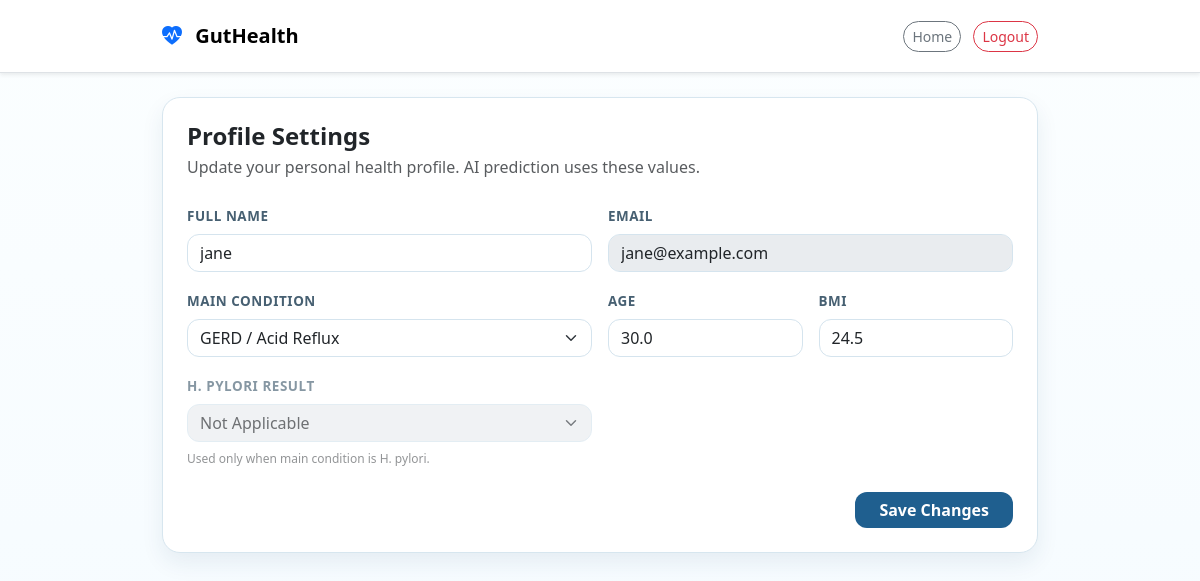
Screenshot of /profile (signed in) with the database file from the repository.
### tables this page shows
CREATE TABLE users (
            id INTEGER PRIMARY KEY AUTOINCREMENT,
            name TEXT NOT NULL,
            email TEXT UNIQUE NOT NULL,
            password TEXT NOT NULL,
            condition TEXT NOT NULL
        , is_admin INTEGER DEFAULT 0, is_active INTEGER DEFAULT 1, age REAL DEFAULT 30, bmi REAL DEFAULT 24.5, h_pylori_result TEXT DEFAULT 'Negative');

### app.py (the view, shortened to what this page needs)
@app.route("/profile", methods=["GET", "POST"])
def profile():
    if not is_logged_in():
        return redirect(url_for("login"))
    user_id = session["user_id"]
    with get_db() as conn:
        user = conn.execute(
            "SELECT name, email, condition, age, bmi, h_pylori_result FROM users WHERE id = ?",
            (user_id,)
        ).fetchone()
    if not user:
        flash("Profile not found.")
        return redirect(url_for("logout_page"))
    return render_template("profile.html", user=user)

### app.py (called while the page is built)
@contextmanager
def get_db():
    conn = sqlite3.connect(DB_PATH)
    conn.row_factory = sqlite3.Row
    try:
        yield conn
        conn.commit()
    except Exception as e:
        conn.rollback()
        logging.error(f"Database Error: {e}")
        raise
    finally:
        conn.close()

def is_logged_in():
    return "user_id" in session

### templates/profile.html (shortened to what this page needs)
<!DOCTYPE html>
<html lang="en">
<head>
    <link href="https://cdn.jsdelivr.net/npm/bootstrap@5.3.0/dist/css/bootstrap.min.css" rel="stylesheet">
    <link rel="stylesheet" href="https://cdn.jsdelivr.net/npm/bootstrap-icons@1.10.5/font/bootstrap-icons.css">
</head>
<body>
<nav class="navbar navbar-light bg-white border-bottom py-3 mb-4 shadow-sm">
    <div class="container" style="max-width: 900px;">
        <a class="navbar-brand fw-bold" href="{{ url_for('home') }}">
            <i class="bi bi-heart-pulse-fill text-primary me-2"></i> GutHealth
        </a>
        <div>
            <a href="{{ url_for('home') }}" class="btn btn-outline-secondary btn-sm rounded-pill me-2">Home</a>
            <a href="{{ url_for('logout_page') }}" class="btn btn-outline-danger btn-sm rounded-pill">Logout</a>
        </div>
    </div>
</nav>
<div class="container" style="max-width: 900px;">
    <div class="panel p-4">
        <h1 class="h4 fw-bold mb-1">Profile Settings</h1>
        <p class="text-muted mb-4">Update your personal health profile. AI prediction uses these values.</p>
        <form method="POST" action="{{ url_for('profile') }}">
            <div class="row g-3">
                <div class="col-md-6">
                    <label class="form-label">Full Name</label>
                    <input type="text" class="form-control" name="name" value="{{ user.name }}" required>
                </div>
                <div class="col-md-6">
                    <label class="form-label">Email</label>
                    <input type="email" class="form-control" value="{{ user.email }}" disabled>
                </div>
                <div class="col-md-6">
                    <label class="form-label">Main Condition</label>
                    <select name="condition" class="form-select" id="profileCondition">
                        <option value="gerd" {% if user.condition == 'gerd' %}selected{% endif %}>GERD / Acid Reflux</option>
                    </select>
                </div>
                <div class="col-md-3">
                    <label class="form-label">Age</label>
                    <input type="number" name="age" min="1" max="120" step="1" class="form-control" value="{{ user.age }}">
                </div>
                <div class="col-md-3">
                    <label class="form-label">BMI</label>
                    <input type="number" name="bmi" min="10" max="70" step="0.1" class="form-control" value="{{ user.bmi }}">
                </div>
                <div class="col-md-6" id="profileHpyloriGroup">
                    <label class="form-label">H. pylori Result</label>
                    <select name="h_pylori_result" class="form-select" id="profileHpyloriResult">
                        <option value="Not Applicable" {% if user.h_pylori_result == 'Not Applicable' %}selected{% endif %}>Not Applicable</option>
                    </select>
                    <div class="form-text mt-2" style="font-size: 0.75rem;">Used only when main condition is H. pylori.</div>
                </div>
            </div>
            <div class="mt-4 d-flex justify-content-end">
                <button type="submit" class="btn btn-primary btn-save px-4">Save Changes</button>
            </div>
        </form>
    </div>
</div>
</body>
</html>

### templates/profile.html (style rules this page uses)
:root { --gh-blue: #1f5f8f; --gh-bg: #f5fbff; --gh-border: #d7e6ef; }
body { background: linear-gradient(180deg, #fbfeff 0%, var(--gh-bg) 100%); font-family: 'Segoe UI', sans-serif; min-height: 100vh; }
.panel { border: 1px solid var(--gh-border); border-radius: 18px; box-shadow: 0 10px 22px rgba(20, 70, 104, 0.08); background: #fff; }
.form-label { font-weight: 600; color: #476072; font-size: 0.84rem; text-transform: uppercase; letter-spacing: 0.04em; }
.form-control, .form-select { border-radius: 12px; border: 1px solid #d5e4ee; }
.btn-save { border-radius: 12px; font-weight: 700; background: var(--gh-blue); border: none; }

### rows the page displays
users: name "jane", email "jane@example.com", condition "GERD / Acid Reflux", age "30.0", bmi "24.5"
